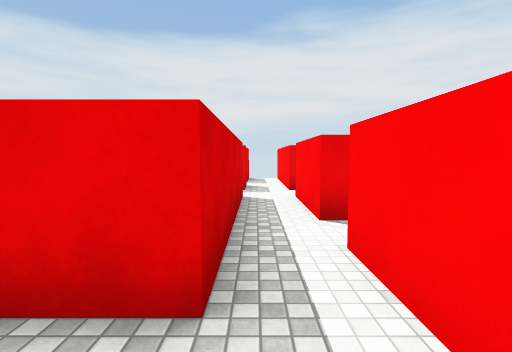
[1] (above)

19 first-person views from a walk through a scene from a Unity 3-D project. The camera is 1.5 m above the floor, tilts 4° down and sees 85° across. The floor is counted in squares, 2 m on a side. Each view is taken from the middle of a square. On the plan, view 1 faces up. The plan holds only what a view shows up to about 10 squares ahead; the rest is blank. Surface patterns are stand-ins for the level's own textures.

[2]
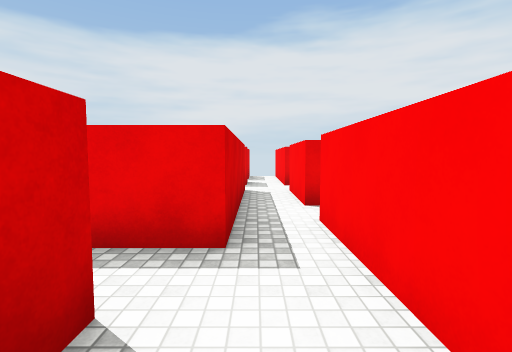

[3]
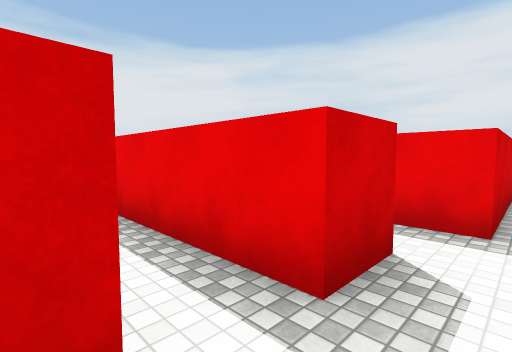

[4]
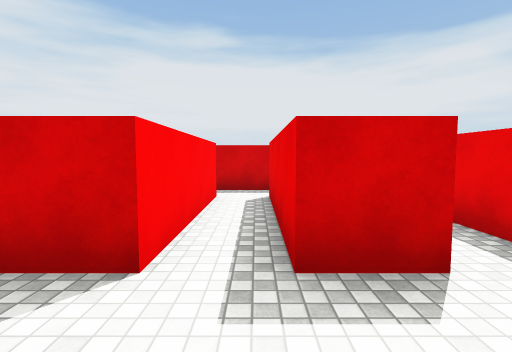

[5]
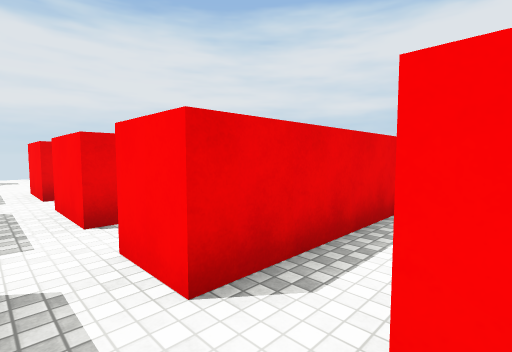

[6]
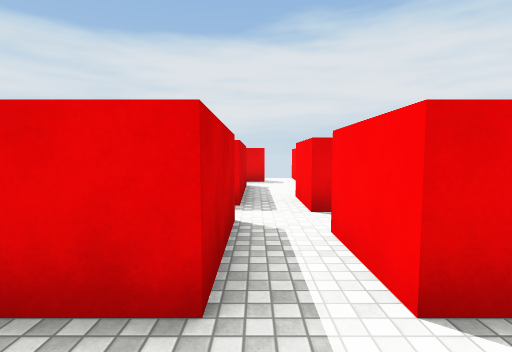

[7]
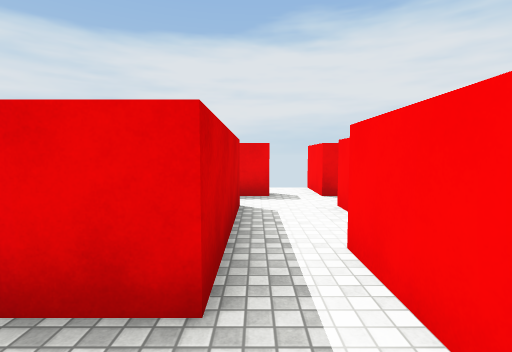

[8]
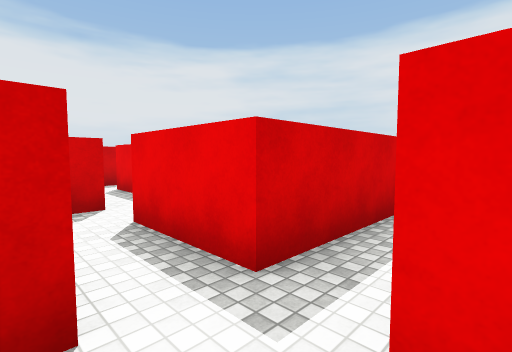

[9]
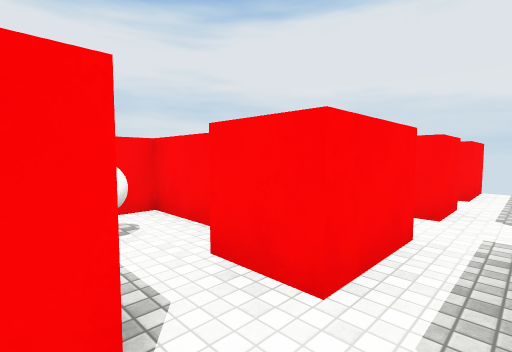

[10]
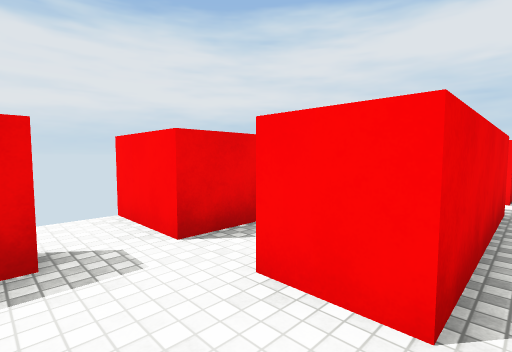

[11]
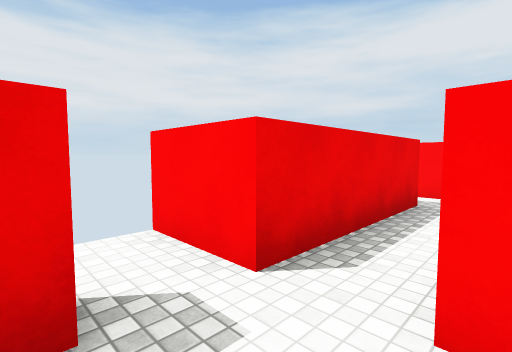

[12]
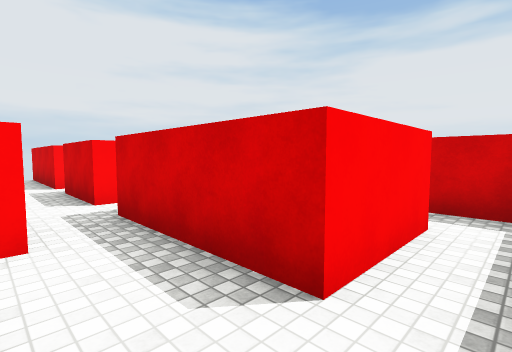

[13]
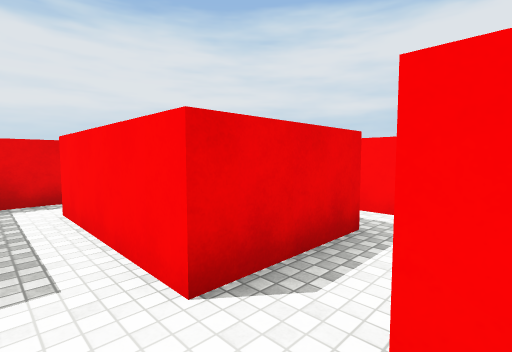

[14]
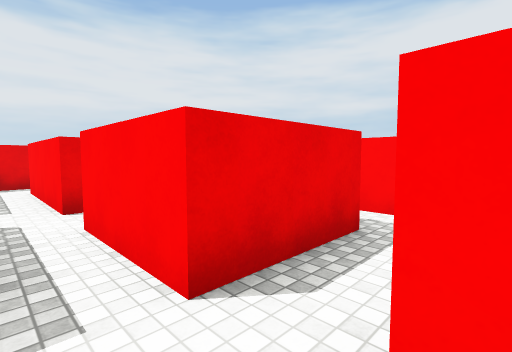

[15]
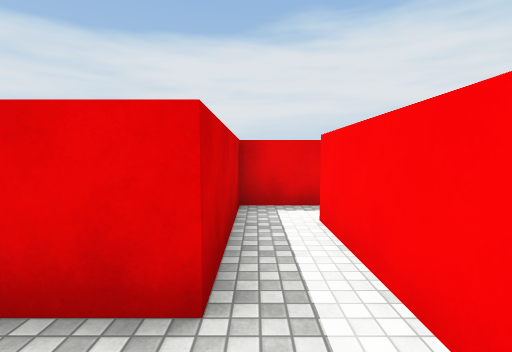

[16]
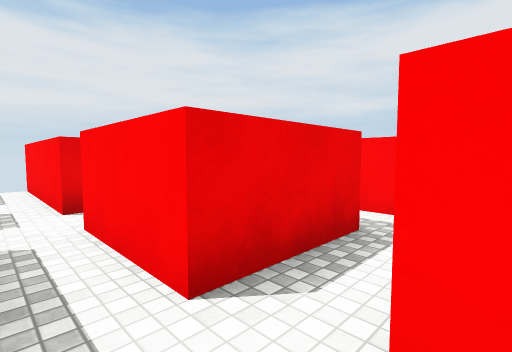

[17]
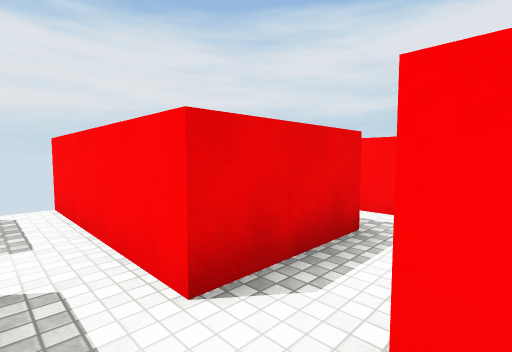

[18]
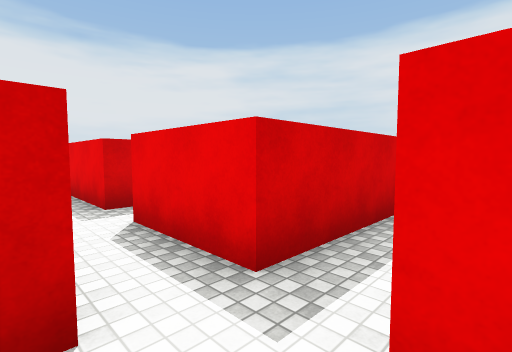

[19]
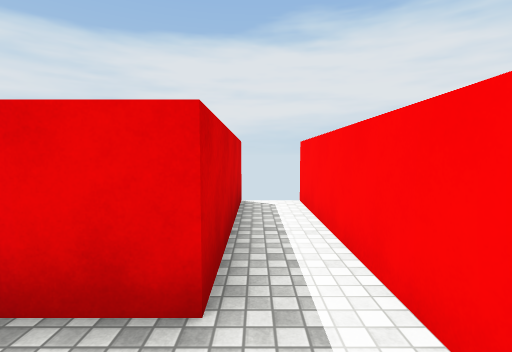

### Floor plan
Key: @ floor where view 1 was taken; # wall or solid block; . floor; B ball.
Columns run from 12 left of view 1 to 4 right of it. Each row starts with its distance up from view 1.
 10          #   ## #
  9        ..###.##.#
  8    #####.....##.#
  7    #.##..###.##.#
  6    #.##.........#
  5 #.##.##.#  #.##..
  4    #....#  #.##.#
  3     .##...B#....#
  2     .##.####.#
  1     .........#
  0     .##.####@#
 -1       #.......
 -2       #.####.
 -3       #.#  #

Where each view was taken, in squares from view 1:
view 1: 0 up, 0 right, facing up
view 2: 1 down, 0 right, facing up
view 3: 2 down, 0 right, facing up-left
view 4: 1 down, 1 right, facing left
view 5: 2 down, 5 left, facing up-right
view 6: 0 up, 5 left, facing up
view 7: 3 up, 5 left, facing up
view 8: 3 up, 4 left, facing up-left
view 9: 4 up, 5 left, facing down-right
view 10: 6 up, 5 left, facing up-right
view 11: 7 up, 5 left, facing up-right
view 12: 8 up, 4 left, facing down-left
view 13: 3 up, 8 left, facing up-right
view 14: 0 up, 8 left, facing up-right
view 15: 4 up, 8 left, facing up
view 16: 2 up, 0 right, facing up-right
view 17: 5 up, 0 right, facing up-right
view 18: 5 up, 4 right, facing up-left
view 19: 5 up, 3 right, facing up
